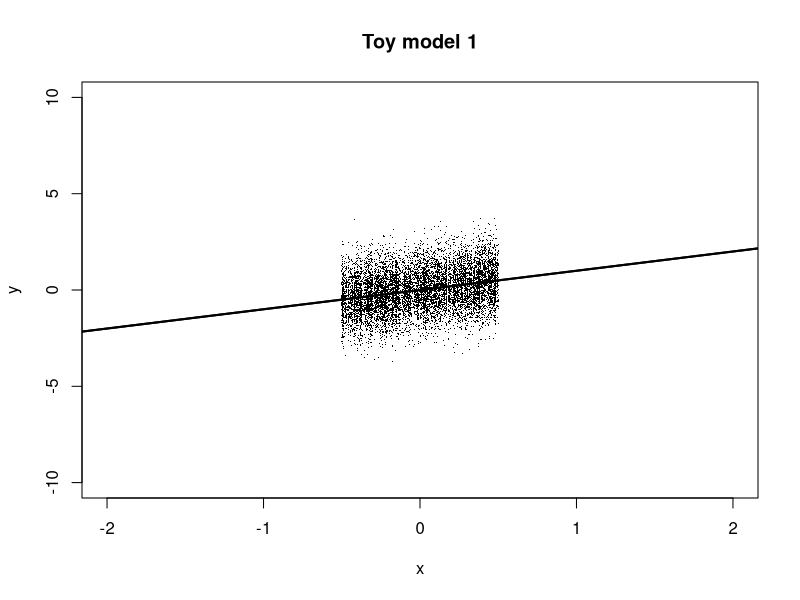

Generate this figure with R: (Note: a time limit stopped this script after it produced the figure.)
############
## Theory for mispecified
############


bt <- 1
ffun <- function(v) {
  bt * v
}
xs <- runif(1e6) - .5
ys <- ffun(xs)
sigma2_x <- 1
sigma2_eps <- 1
library(class)

pdf("paper/toy3c_plot.pdf")
xgrid <- seq(-3, 3, .01)
xs <- rep(runif(1000) - .5, each = 10)
ys <- ffun(xs) + rnorm(length(xs))
plot(xs, ys, xlab = "x", ylab = "y", pch = ".", cex = 1, xlim = c(-2, 2), ylim = c(-10, 10))
lines(xgrid, ffun(xgrid), lwd = 2)
title("Toy model 1")
abline(0, bt, lwd = 2)
dev.off()

## empirical misclassification rate
simulate <- function(al, k_cl, n_trials, seed = 0) {
  set.seed(seed)
  mrs <- numeric(n_trials)
  for (i in 1:n_trials) {
    xs <- 3 * (runif(k_cl) - .5)
    ys <- ffun(xs) + rnorm(k_cl, 0, sqrt(sigma2_eps))
    yhats <- xs * al
    te_cl <- knn(t(t(yhats)), t(t(ys)), 1:k_cl, k = 1)
    mr <- sum(te_cl != 1:k_cl)/k_cl
    mrs[i] <- mr
  }
  mrs 
}


bts <- seq(0.98, 1.02, 0.01)
bts

library(parallel)
mc3 <- mclapply(
    1:30,
    function(sed) {
        sapply(bts, function(bt) mean(simulate(bt, 3, 1e5, sed)))
    },
    mc.cores = 30)
mc3 <- as.matrix(data.frame(mc3))
apply(mc3, 1, mean)



mc20 <- sapply(bts, function(bt) mean(simulate(bt, 20, 1e6, sed)))

#mc5 <- sapply(bts, function(bt) mean(simulate(bt, 5, 1e4)))
#mc10 <- sapply(bts, function(bt) mean(simulate(bt, 10, 1e4)))

mc40 <- sapply(bts, function(bt) mean(simulate(bt, 40, 1e3)))
#mc80 <- sapply(bts, function(bt) mean(simulate(bt, 80, 1e3)))
min3 <-bts[mc3 == min(mc3)]
min20 <-bts[mc20 == min(mc20)]
min40 <-bts[mc40 == min(mc40)]

min3

#min2 <-bts[mc3 == min(mc3)]

pdf("paper/toy3c_plot.pdf")
xgrid <- seq(-2, 2, .01)
xs <- 3 * rep(runif(1000) - .5, each = 10)
ys <- ffun(xs) + rnorm(length(xs))
plot(xs, ys, xlab = "x", ylab = "y", pch = ".", cex = 1, xlim = c(-2, 2), ylim = c(-4, 4))
#lines(xgrid, ffun(xgrid), lwd = 2)
title("Toy model 1: Uniform")
abline(0, bt, col = "blue", lty = 3, lwd = 2)
abline(0, min3, col = "red", lty = 2, lwd = 2)
abline(0, min20, col = "red", lty = 2, lwd = 3)
legend(1, -2.5, 
       c(expression(paste(x, beta)), 
         expression(paste(x, beta[3])), expression(paste(x, beta[20]))),
       lty = c(3, 2, 2), col = c("blue", "red", "red"),
       lwd = c(2, 2, 3))
dev.off()

min2 <-bts[mc2 == min(mc2)]
plot(bts, mc2, type = "o",
     ylim = c(0, 1), xlab = expression(hat(beta)), ylab = "Misclassification")
abline(v = min2, lty = 3, col = "red")


pdf("paper/toy3a_l3.pdf")
plot(bts, mc3, type = "o",
     ylim = c(0.3, 1), xlab = expression(hat(beta)), ylab = "Misclassification")
title("3 test classes")
#abline(v = bt0, lty = 3, col = "blue")
abline(v = min3, lty = 3, col = "red")
#text(bt0 + 0.5, 0.35, expression(hat(beta)[LS]), col = "blue", cex = 2)
text(min3 - 0.1, 0.35, expression(hat(beta)[3]), col = "red", cex = 2)
dev.off()

pdf("paper/toy3a_l20.pdf")
min20 <-bts[mc20 == min(mc20)]
plot(bts, mc20, type = "o",
     ylim = c(0.3, 1), xlab = expression(hat(beta)), ylab = "Misclassification")
title("20 test classes")
abline(v = bt0, lty = 3, col = "blue")
abline(v = min20, lty = 3, col = "red")
#text(0.5, 0.35, expression(hat(beta)[LS]), col = "blue", cex = 2)
text(min20 - 0.1, 0.35, expression(hat(beta)[20]), col = "red", cex = 2)
dev.off()




plot(bts, mc10, type = "o")
plot(bts, mc20, type = "o")

plot(bts, mc40, type = "o")
plot(bts, mc80, type = "o")

plot(bts, mc3, type = "o")
plot(bts, mc5, type = "o")
plot(bts, mc10, type = "o")
plot(bts, mc20, type = "o")

## loss functions


dels <- -100:100/100

pdf("paper/loss_se.pdf")
plot(dels, dels^2, ylab = "loss", xlab = expression(y-hat(y)), type = "l")
#title("Squared Error loss")
dev.off()

l2 <- 1-(1 - pnorm(sqrt(abs(dels))) + pnorm(-sqrt(abs(dels))))
l3 <- 1-(1 - pnorm(sqrt(abs(dels))) + pnorm(-sqrt(abs(dels))))^2
l5 <- 1-(1 - pnorm(sqrt(abs(dels))) + pnorm(-sqrt(abs(dels))))^4
l10 <- 1-(1 - pnorm(sqrt(abs(dels))) + pnorm(-sqrt(abs(dels))))^9
l20 <- 1-(1 - pnorm(sqrt(abs(dels))) + pnorm(-sqrt(abs(dels))))^19

pdf("paper/loss_2.pdf")
plot(dels, l2, ylab = "loss", xlab = expression(y-hat(y)), type = "l")
#title("Identification loss, L = 2")
dev.off()

pdf("paper/loss_3.pdf")
plot(dels, l3, ylab = "loss", xlab = expression(y-hat(y)), type = "l")
#title("Identification loss, L = 3")
dev.off()

pdf("paper/loss_10.pdf")
plot(dels, l10, ylab = "loss", xlab = expression(y-hat(y)), type = "l")
#title("Identification loss, L = 10")
dev.off()

pdf("paper/loss_20.pdf")
plot(dels, l20, ylab = "loss", xlab = expression(y-hat(y)), type = "l")
#title("Identification loss, L = 20")
dev.off()




xgrid <- seq(-3, 3, .01)
xs <- rep(rnorm(1000), each = 10)
ys <- ffun(xs) + rnorm(length(xs))

pdf("paper/plot_loss_sq.pdf")
plot(xs, ys, xlab = "", ylab = "", pch = ".", cex = 1, xlim = c(-2, 2), ylim = c(-10, 10), axes = FALSE)
#lines(xgrid, ffun(xgrid), lwd = 2)
#title("Toy model 2")
abline(0, bt0, col = "blue", lty = 3, lwd = 3)
dev.off()

pdf("paper/plot_loss_3.pdf")
plot(xs, ys, xlab = "", ylab = "", pch = ".", cex = 1, xlim = c(-2, 2), ylim = c(-10, 10), axes = FALSE)
#lines(xgrid, ffun(xgrid), lwd = 2)
#title("Toy model 2")
abline(0, min3, col = "red", lty = 2, lwd = 3)
dev.off()

pdf("paper/plot_loss_20.pdf")
plot(xs, ys, xlab = "", ylab = "", pch = ".", cex = 1, xlim = c(-2, 2), ylim = c(-10, 10), axes = FALSE)
#lines(xgrid, ffun(xgrid), lwd = 2)
#title("Toy model 2")
abline(0, min20, col = "red", lty = 2, lwd = 3)
dev.off()
